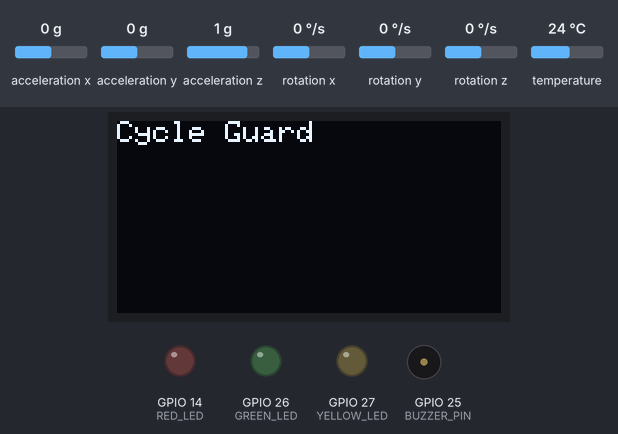
A sketch run on a simulated ESP32. Shown: 128×64 one-colour display, output pins drawn as LEDs (lit = HIGH), buzzer (waves = sounding). The test bench sets the inputs (shaded band); at power-on: acceleration z 1 g, acceleration x 0 g, acceleration y 0 g, rotation x 0 °/s, rotation y 0 °/s, rotation z 0 °/s, temperature 24 °C. WiFi joins after 1.5 s; servers stay silent unless stated; no MQTT or app messages arrive unless stated; what the sketch prints to the serial monitor is not drawn.

Above: at 0.6 s.
At 5.3 s:
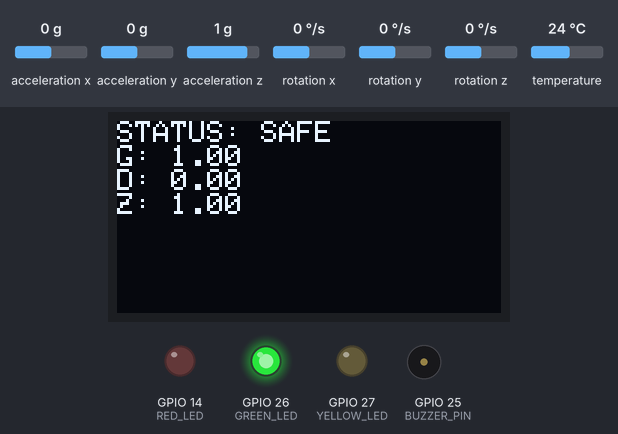
5.4 s: acceleration z set to 0 g
At 5.65 s:
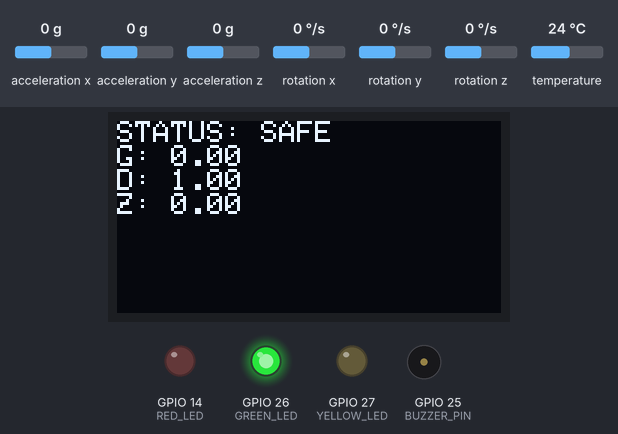
At 6.41 s:
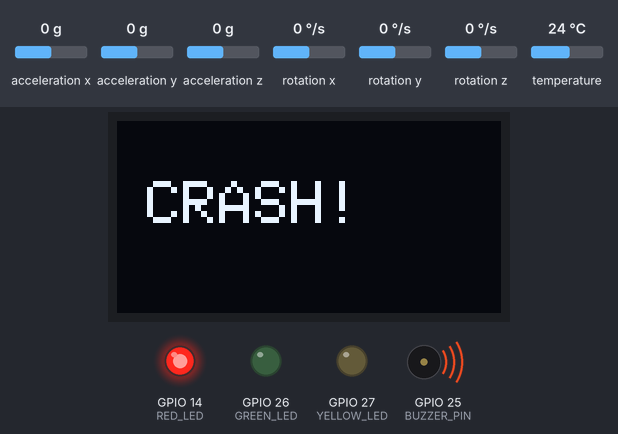
Timing chart, 0 to 13.7 s (numbered marks = the images above; inputs shaded):
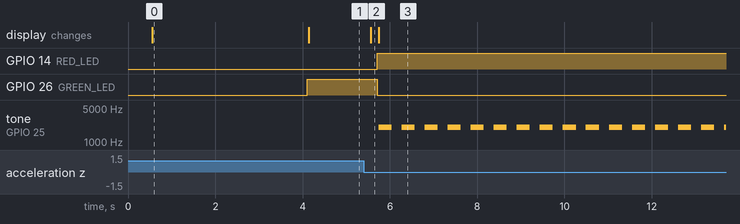

The sketch:

cycle_crash_detection.ino
```cpp
#include <WiFi.h>
#include <WiFiClientSecure.h>
#include <PubSubClient.h>

#include <Wire.h>
#include <Adafruit_GFX.h>
#include <Adafruit_SSD1306.h>
#include <Adafruit_MPU6050.h>
#include <Adafruit_Sensor.h>

// Include external network secrets (This file is hidden via .gitignore)
#include "secrets.h"

#define SCREEN_WIDTH 128
#define SCREEN_HEIGHT 64
#define OLED_RESET -1

Adafruit_SSD1306 display(SCREEN_WIDTH, SCREEN_HEIGHT, &Wire, OLED_RESET);
Adafruit_MPU6050 mpu;

// LED Pins
#define RED_LED 14
#define GREEN_LED 26
#define YELLOW_LED 27
#define BUZZER_PIN 25

// Thresholds
#define JERK_THRESHOLD 0.4
#define TILT_THRESHOLD 0.6
#define TILT_TIME 1000

bool isCrashed = false;
bool alertSent = false;
unsigned long tipTimer = 0;

float prevForce = 1.0;

WiFiClientSecure net;
PubSubClient client(net);

void setup() {
  Serial.begin(115200);

  pinMode(RED_LED, OUTPUT);
  pinMode(GREEN_LED, OUTPUT);
  pinMode(YELLOW_LED, OUTPUT);
  pinMode(BUZZER_PIN, OUTPUT);

  Wire.begin(21, 22);
  delay(500);

  display.begin(SSD1306_SWITCHCAPVCC, 0x3C);
  display.clearDisplay();

  display.setTextSize(1);
  display.setTextColor(SSD1306_WHITE);
  display.setCursor(0, 0);
  display.println("Cycle Guard");
  display.display();

  if (!mpu.begin(0x68)) {
    Serial.println("MPU6050 not found");
  }

  delay(2000);

  // WiFi connect
  WiFi.begin(ssid, password);
  while (WiFi.status() != WL_CONNECTED) {
    delay(500);
    Serial.print(".");
  }
  Serial.println("\nWiFi connected");

  // Certificates
  net.setCACert(root_ca);
  net.setCertificate(client_cert);
  net.setPrivateKey(private_key);

  // AWS connect
  client.setServer(mqtt_server, 8883);

  while (!client.connect("ESP32Client")) {
    Serial.print(".");
    delay(1000);
  }

  Serial.println("\nConnected to AWS");
}

void loop() {
  sensors_event_t a, g, temp;
  mpu.getEvent(&a, &g, &temp);

  float rawAccel = sqrt(
    sq(a.acceleration.x) +
    sq(a.acceleration.y) +
    sq(a.acceleration.z));

  float forceInG = rawAccel / 9.81;
  float verticalGravity = abs(a.acceleration.z) / 9.81;

  float delta = abs(forceInG - prevForce);
  prevForce = forceInG;

  Serial.print("G: ");
  Serial.print(forceInG, 2);
  Serial.print(" | Delta: ");
  Serial.print(delta, 2);
  Serial.print(" | Z: ");
  Serial.println(verticalGravity, 2);

  if (!isCrashed) {
    digitalWrite(GREEN_LED, HIGH);
    digitalWrite(RED_LED, LOW);

    if (verticalGravity < TILT_THRESHOLD) {
      if (tipTimer == 0) tipTimer = millis();
    } else {
      tipTimer = 0;
    }

    bool tiltCrash = (tipTimer != 0 && millis() - tipTimer > TILT_TIME);

    // Crash detection logic
    if ((delta > JERK_THRESHOLD && verticalGravity < TILT_THRESHOLD) || tiltCrash) {
      isCrashed = true;

      if (!alertSent) {
        client.publish("crash/alert", "Crash detected!");
        Serial.println("🚨 Alert sent to AWS!");
        alertSent = true;
      }
    }

    // Display SAFE UI
    display.clearDisplay();
    display.setCursor(0, 0);
    display.println("STATUS: SAFE");

    display.print("G: ");
    display.print(forceInG, 2);

    display.print("\nD: ");
    display.print(delta, 2);

    display.print("\nZ: ");
    display.print(verticalGravity, 2);

    display.display();

    delay(150);
  } else {
    digitalWrite(GREEN_LED, LOW);
    digitalWrite(RED_LED, HIGH);

    display.clearDisplay();
    display.setTextSize(2);
    display.setCursor(10, 20);
    display.println("CRASH!");
    display.display();

    tone(BUZZER_PIN, 2000);
    delay(300);
    noTone(BUZZER_PIN);
    delay(200);
  }
}
```

secrets.example.h
```cpp
// secrets.example.h - Template configuration file
#ifndef SECRETS_H
#define SECRETS_H

#include <pgmspace.h>

const char* ssid = "YOUR_WIFI_SSID";
const char* password = "YOUR_WIFI_PASSWORD";
const char* mqtt_server = "xxxxxxxxxxxxxx-ats.iot.your-region.amazonaws.com";

static const char root_ca[] PROGMEM = R"EOF(
-----BEGIN CERTIFICATE-----
PASTE_AMAZON_ROOT_CA_1_HERE
-----END CERTIFICATE-----
)EOF";

static const char client_cert[] PROGMEM = R"KEY(
-----BEGIN CERTIFICATE-----
PASTE_YOUR_AWS_DEVICE_CERTIFICATE_HERE
-----END CERTIFICATE-----
)KEY";

static const char private_key[] PROGMEM = R"KEY(
-----BEGIN RSA PRIVATE KEY-----
PASTE_YOUR_AWS_PRIVATE_KEY_HERE
-----END RSA PRIVATE KEY-----
)KEY";

#endif
```

Measured:
- after the input at 5.4 s, GPIO 14 (RED_LED): LOW → HIGH after 0.31 s; GPIO 26 (GREEN_LED): HIGH → LOW after 0.31 s; tone on GPIO 25 (BUZZER_PIN): alternates 2000 Hz for 0.30 s and silent for 0.23 s, starting after 0.34 s; the display: changes after 0.16 s (image 2)
- what the display in image 0 shows lasts 3.5 s, from 0.6 s to 4.1 s
